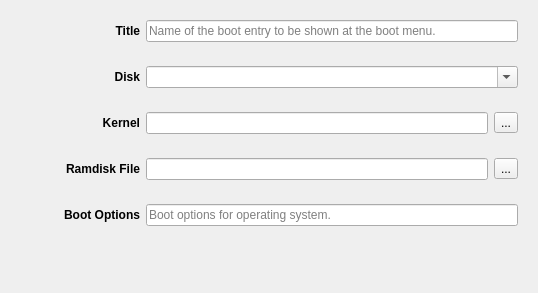
<?xml version="1.0" encoding="UTF-8"?>
<ui version="4.0">
 <class>EditWidget</class>
 <widget class="QWidget" name="EditWidget">
  <property name="geometry">
   <rect>
    <x>0</x>
    <y>0</y>
    <width>538</width>
    <height>293</height>
   </rect>
  </property>
  <property name="sizePolicy">
   <sizepolicy hsizetype="MinimumExpanding" vsizetype="MinimumExpanding">
    <horstretch>0</horstretch>
    <verstretch>0</verstretch>
   </sizepolicy>
  </property>
  <property name="windowTitle">
   <string notr="true">EditWidget</string>
  </property>
  <layout class="QGridLayout" name="gridLayout_6">
   <item row="0" column="0">
    <widget class="QWidget" name="widgetTitle" native="true">
     <layout class="QGridLayout" name="gridLayout">
      <item row="0" column="0">
       <widget class="QLabel" name="label_5">
        <property name="minimumSize">
         <size>
          <width>120</width>
          <height>0</height>
         </size>
        </property>
        <property name="font">
         <font>
          <weight>75</weight>
          <bold>true</bold>
         </font>
        </property>
        <property name="text">
         <string>Title</string>
        </property>
        <property name="alignment">
         <set>Qt::AlignRight|Qt::AlignTrailing|Qt::AlignVCenter</set>
        </property>
        <property name="margin">
         <number>4</number>
        </property>
       </widget>
      </item>
      <item row="0" column="1">
       <widget class="QLineEdit" name="lineTitle">
        <property name="placeholderText">
         <string>Name of the boot entry to be shown at the boot menu.</string>
        </property>
       </widget>
      </item>
     </layout>
    </widget>
   </item>
   <item row="1" column="0">
    <widget class="QWidget" name="widgetDisk" native="true">
     <layout class="QGridLayout" name="gridLayout_2">
      <item row="0" column="0">
       <widget class="QLabel" name="label">
        <property name="minimumSize">
         <size>
          <width>120</width>
          <height>0</height>
         </size>
        </property>
        <property name="font">
         <font>
          <weight>75</weight>
          <bold>true</bold>
         </font>
        </property>
        <property name="text">
         <string>Disk</string>
        </property>
        <property name="alignment">
         <set>Qt::AlignRight|Qt::AlignTrailing|Qt::AlignVCenter</set>
        </property>
        <property name="margin">
         <number>4</number>
        </property>
       </widget>
      </item>
      <item row="0" column="1">
       <widget class="QComboBox" name="lineDisk">
        <property name="sizePolicy">
         <sizepolicy hsizetype="Expanding" vsizetype="Fixed">
          <horstretch>0</horstretch>
          <verstretch>0</verstretch>
         </sizepolicy>
        </property>
        <property name="editable">
         <bool>true</bool>
        </property>
       </widget>
      </item>
     </layout>
    </widget>
   </item>
   <item row="2" column="0">
    <widget class="QWidget" name="widgetKernel" native="true">
     <layout class="QGridLayout" name="gridLayout_3">
      <item row="0" column="0">
       <widget class="QLabel" name="label_2">
        <property name="minimumSize">
         <size>
          <width>120</width>
          <height>0</height>
         </size>
        </property>
        <property name="font">
         <font>
          <weight>75</weight>
          <bold>true</bold>
         </font>
        </property>
        <property name="text">
         <string>Kernel</string>
        </property>
        <property name="alignment">
         <set>Qt::AlignRight|Qt::AlignTrailing|Qt::AlignVCenter</set>
        </property>
        <property name="margin">
         <number>4</number>
        </property>
       </widget>
      </item>
      <item row="0" column="1">
       <widget class="QLineEdit" name="lineKernel"/>
      </item>
      <item row="0" column="2">
       <widget class="QToolButton" name="toolButton">
        <property name="text">
         <string>...</string>
        </property>
       </widget>
      </item>
     </layout>
    </widget>
   </item>
   <item row="3" column="0">
    <widget class="QWidget" name="widgetRamdisk" native="true">
     <layout class="QGridLayout" name="gridLayout_4">
      <item row="0" column="0">
       <widget class="QLabel" name="label_3">
        <property name="minimumSize">
         <size>
          <width>120</width>
          <height>0</height>
         </size>
        </property>
        <property name="font">
         <font>
          <weight>75</weight>
          <bold>true</bold>
         </font>
        </property>
        <property name="text">
         <string>Ramdisk File</string>
        </property>
        <property name="alignment">
         <set>Qt::AlignRight|Qt::AlignTrailing|Qt::AlignVCenter</set>
        </property>
        <property name="margin">
         <number>4</number>
        </property>
       </widget>
      </item>
      <item row="0" column="1">
       <widget class="QLineEdit" name="lineRamdisk"/>
      </item>
      <item row="0" column="2">
       <widget class="QToolButton" name="toolButton_2">
        <property name="text">
         <string>...</string>
        </property>
       </widget>
      </item>
     </layout>
    </widget>
   </item>
   <item row="4" column="0">
    <widget class="QWidget" name="widgetOptions" native="true">
     <layout class="QGridLayout" name="gridLayout_5">
      <item row="0" column="0">
       <widget class="QLabel" name="label_4">
        <property name="minimumSize">
         <size>
          <width>120</width>
          <height>0</height>
         </size>
        </property>
        <property name="font">
         <font>
          <weight>75</weight>
          <bold>true</bold>
         </font>
        </property>
        <property name="text">
         <string>Boot Options</string>
        </property>
        <property name="alignment">
         <set>Qt::AlignRight|Qt::AlignTrailing|Qt::AlignVCenter</set>
        </property>
        <property name="margin">
         <number>4</number>
        </property>
       </widget>
      </item>
      <item row="0" column="1">
       <widget class="QLineEdit" name="lineOptions">
        <property name="placeholderText">
         <string>Boot options for operating system.</string>
        </property>
       </widget>
      </item>
     </layout>
    </widget>
   </item>
   <item row="5" column="0">
    <spacer name="verticalSpacer">
     <property name="orientation">
      <enum>Qt::Vertical</enum>
     </property>
     <property name="sizeHint" stdset="0">
      <size>
       <width>10</width>
       <height>20</height>
      </size>
     </property>
    </spacer>
   </item>
  </layout>
 </widget>
 <tabstops>
  <tabstop>lineTitle</tabstop>
  <tabstop>lineDisk</tabstop>
  <tabstop>lineOptions</tabstop>
 </tabstops>
 <resources/>
 <connections/>
</ui>
